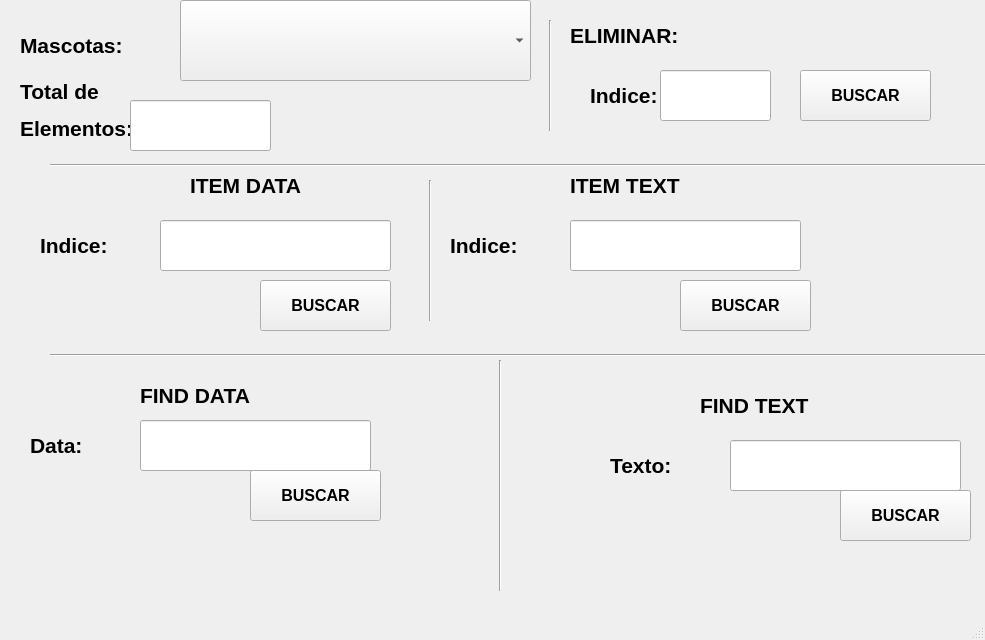
<?xml version="1.0" encoding="UTF-8"?>
<ui version="4.0">
 <class>MainWindow</class>
 <widget class="QMainWindow" name="MainWindow">
  <property name="geometry">
   <rect>
    <x>0</x>
    <y>0</y>
    <width>985</width>
    <height>640</height>
   </rect>
  </property>
  <property name="windowTitle">
   <string>MainWindow</string>
  </property>
  <widget class="QWidget" name="centralwidget">
   <widget class="QComboBox" name="comboBox">
    <property name="geometry">
     <rect>
      <x>180</x>
      <y>0</y>
      <width>351</width>
      <height>81</height>
     </rect>
    </property>
    <property name="font">
     <font>
      <pointsize>18</pointsize>
      <weight>75</weight>
      <bold>true</bold>
     </font>
    </property>
   </widget>
   <widget class="QLabel" name="label">
    <property name="geometry">
     <rect>
      <x>20</x>
      <y>20</y>
      <width>141</width>
      <height>51</height>
     </rect>
    </property>
    <property name="font">
     <font>
      <pointsize>16</pointsize>
      <weight>75</weight>
      <bold>true</bold>
     </font>
    </property>
    <property name="text">
     <string>Mascotas:</string>
    </property>
   </widget>
   <widget class="QLabel" name="label_2">
    <property name="geometry">
     <rect>
      <x>40</x>
      <y>220</y>
      <width>101</width>
      <height>51</height>
     </rect>
    </property>
    <property name="font">
     <font>
      <pointsize>16</pointsize>
      <weight>75</weight>
      <bold>true</bold>
     </font>
    </property>
    <property name="text">
     <string>Indice:</string>
    </property>
   </widget>
   <widget class="QLabel" name="label_4">
    <property name="geometry">
     <rect>
      <x>20</x>
      <y>70</y>
      <width>161</width>
      <height>81</height>
     </rect>
    </property>
    <property name="font">
     <font>
      <pointsize>16</pointsize>
      <weight>75</weight>
      <bold>true</bold>
     </font>
    </property>
    <property name="text">
     <string>&lt;html&gt;&lt;head/&gt;&lt;body&gt;&lt;p&gt;Total de &lt;/p&gt;&lt;p&gt;Elementos:&lt;/p&gt;&lt;/body&gt;&lt;/html&gt;</string>
    </property>
   </widget>
   <widget class="QLineEdit" name="txt_indiceItemData">
    <property name="geometry">
     <rect>
      <x>160</x>
      <y>220</y>
      <width>231</width>
      <height>51</height>
     </rect>
    </property>
   </widget>
   <widget class="QLineEdit" name="txt_totalElementos">
    <property name="geometry">
     <rect>
      <x>130</x>
      <y>100</y>
      <width>141</width>
      <height>51</height>
     </rect>
    </property>
    <property name="font">
     <font>
      <pointsize>16</pointsize>
      <weight>75</weight>
      <bold>true</bold>
     </font>
    </property>
    <property name="alignment">
     <set>Qt::AlignCenter</set>
    </property>
   </widget>
   <widget class="Line" name="line">
    <property name="geometry">
     <rect>
      <x>50</x>
      <y>330</y>
      <width>971</width>
      <height>51</height>
     </rect>
    </property>
    <property name="orientation">
     <enum>Qt::Horizontal</enum>
    </property>
   </widget>
   <widget class="QLabel" name="label_3">
    <property name="geometry">
     <rect>
      <x>140</x>
      <y>370</y>
      <width>191</width>
      <height>51</height>
     </rect>
    </property>
    <property name="font">
     <font>
      <pointsize>16</pointsize>
      <weight>75</weight>
      <bold>true</bold>
     </font>
    </property>
    <property name="text">
     <string>FIND DATA</string>
    </property>
   </widget>
   <widget class="QLabel" name="label_5">
    <property name="geometry">
     <rect>
      <x>700</x>
      <y>380</y>
      <width>191</width>
      <height>51</height>
     </rect>
    </property>
    <property name="font">
     <font>
      <pointsize>16</pointsize>
      <weight>75</weight>
      <bold>true</bold>
     </font>
    </property>
    <property name="text">
     <string>FIND TEXT</string>
    </property>
   </widget>
   <widget class="QLabel" name="label_6">
    <property name="geometry">
     <rect>
      <x>190</x>
      <y>160</y>
      <width>191</width>
      <height>51</height>
     </rect>
    </property>
    <property name="font">
     <font>
      <pointsize>16</pointsize>
      <weight>75</weight>
      <bold>true</bold>
     </font>
    </property>
    <property name="text">
     <string>ITEM DATA</string>
    </property>
   </widget>
   <widget class="QLabel" name="label_7">
    <property name="geometry">
     <rect>
      <x>570</x>
      <y>160</y>
      <width>191</width>
      <height>51</height>
     </rect>
    </property>
    <property name="font">
     <font>
      <pointsize>16</pointsize>
      <weight>75</weight>
      <bold>true</bold>
     </font>
    </property>
    <property name="text">
     <string>ITEM TEXT</string>
    </property>
   </widget>
   <widget class="QLabel" name="label_8">
    <property name="geometry">
     <rect>
      <x>450</x>
      <y>220</y>
      <width>101</width>
      <height>51</height>
     </rect>
    </property>
    <property name="font">
     <font>
      <pointsize>16</pointsize>
      <weight>75</weight>
      <bold>true</bold>
     </font>
    </property>
    <property name="text">
     <string>Indice:</string>
    </property>
   </widget>
   <widget class="QLineEdit" name="txt_indiceItemText">
    <property name="geometry">
     <rect>
      <x>570</x>
      <y>220</y>
      <width>231</width>
      <height>51</height>
     </rect>
    </property>
   </widget>
   <widget class="QLabel" name="label_9">
    <property name="geometry">
     <rect>
      <x>30</x>
      <y>420</y>
      <width>101</width>
      <height>51</height>
     </rect>
    </property>
    <property name="font">
     <font>
      <pointsize>16</pointsize>
      <weight>75</weight>
      <bold>true</bold>
     </font>
    </property>
    <property name="text">
     <string>Data:</string>
    </property>
   </widget>
   <widget class="QLineEdit" name="txt_dataFind">
    <property name="geometry">
     <rect>
      <x>140</x>
      <y>420</y>
      <width>231</width>
      <height>51</height>
     </rect>
    </property>
   </widget>
   <widget class="QLineEdit" name="txt_TextFind">
    <property name="geometry">
     <rect>
      <x>730</x>
      <y>440</y>
      <width>231</width>
      <height>51</height>
     </rect>
    </property>
   </widget>
   <widget class="QLabel" name="label_10">
    <property name="geometry">
     <rect>
      <x>610</x>
      <y>440</y>
      <width>101</width>
      <height>51</height>
     </rect>
    </property>
    <property name="font">
     <font>
      <pointsize>16</pointsize>
      <weight>75</weight>
      <bold>true</bold>
     </font>
    </property>
    <property name="text">
     <string>Texto:</string>
    </property>
   </widget>
   <widget class="QPushButton" name="btn_itemData">
    <property name="geometry">
     <rect>
      <x>260</x>
      <y>280</y>
      <width>131</width>
      <height>51</height>
     </rect>
    </property>
    <property name="font">
     <font>
      <pointsize>12</pointsize>
      <weight>75</weight>
      <bold>true</bold>
     </font>
    </property>
    <property name="text">
     <string>BUSCAR</string>
    </property>
   </widget>
   <widget class="QPushButton" name="btn_findData">
    <property name="geometry">
     <rect>
      <x>250</x>
      <y>470</y>
      <width>131</width>
      <height>51</height>
     </rect>
    </property>
    <property name="font">
     <font>
      <pointsize>12</pointsize>
      <weight>75</weight>
      <bold>true</bold>
     </font>
    </property>
    <property name="text">
     <string>BUSCAR</string>
    </property>
   </widget>
   <widget class="QPushButton" name="btn_itemText">
    <property name="geometry">
     <rect>
      <x>680</x>
      <y>280</y>
      <width>131</width>
      <height>51</height>
     </rect>
    </property>
    <property name="font">
     <font>
      <pointsize>12</pointsize>
      <weight>75</weight>
      <bold>true</bold>
     </font>
    </property>
    <property name="text">
     <string>BUSCAR</string>
    </property>
   </widget>
   <widget class="QPushButton" name="btn_findText">
    <property name="geometry">
     <rect>
      <x>840</x>
      <y>490</y>
      <width>131</width>
      <height>51</height>
     </rect>
    </property>
    <property name="font">
     <font>
      <pointsize>12</pointsize>
      <weight>75</weight>
      <bold>true</bold>
     </font>
    </property>
    <property name="text">
     <string>BUSCAR</string>
    </property>
   </widget>
   <widget class="Line" name="line_2">
    <property name="geometry">
     <rect>
      <x>50</x>
      <y>140</y>
      <width>971</width>
      <height>51</height>
     </rect>
    </property>
    <property name="orientation">
     <enum>Qt::Horizontal</enum>
    </property>
   </widget>
   <widget class="Line" name="line_3">
    <property name="geometry">
     <rect>
      <x>420</x>
      <y>180</y>
      <width>21</width>
      <height>141</height>
     </rect>
    </property>
    <property name="orientation">
     <enum>Qt::Vertical</enum>
    </property>
   </widget>
   <widget class="Line" name="line_4">
    <property name="geometry">
     <rect>
      <x>490</x>
      <y>360</y>
      <width>21</width>
      <height>231</height>
     </rect>
    </property>
    <property name="orientation">
     <enum>Qt::Vertical</enum>
    </property>
   </widget>
   <widget class="Line" name="line_5">
    <property name="geometry">
     <rect>
      <x>540</x>
      <y>20</y>
      <width>21</width>
      <height>111</height>
     </rect>
    </property>
    <property name="orientation">
     <enum>Qt::Vertical</enum>
    </property>
   </widget>
   <widget class="QPushButton" name="btn_eliminar">
    <property name="geometry">
     <rect>
      <x>800</x>
      <y>70</y>
      <width>131</width>
      <height>51</height>
     </rect>
    </property>
    <property name="font">
     <font>
      <pointsize>12</pointsize>
      <weight>75</weight>
      <bold>true</bold>
     </font>
    </property>
    <property name="text">
     <string>BUSCAR</string>
    </property>
   </widget>
   <widget class="QLabel" name="label_11">
    <property name="geometry">
     <rect>
      <x>590</x>
      <y>70</y>
      <width>101</width>
      <height>51</height>
     </rect>
    </property>
    <property name="font">
     <font>
      <pointsize>16</pointsize>
      <weight>75</weight>
      <bold>true</bold>
     </font>
    </property>
    <property name="text">
     <string>Indice:</string>
    </property>
   </widget>
   <widget class="QLineEdit" name="txt_indiceEliminar">
    <property name="geometry">
     <rect>
      <x>660</x>
      <y>70</y>
      <width>111</width>
      <height>51</height>
     </rect>
    </property>
   </widget>
   <widget class="QLabel" name="label_12">
    <property name="geometry">
     <rect>
      <x>570</x>
      <y>10</y>
      <width>191</width>
      <height>51</height>
     </rect>
    </property>
    <property name="font">
     <font>
      <pointsize>16</pointsize>
      <weight>75</weight>
      <bold>true</bold>
     </font>
    </property>
    <property name="text">
     <string>ELIMINAR:</string>
    </property>
   </widget>
  </widget>
  <widget class="QMenuBar" name="menubar">
   <property name="geometry">
    <rect>
     <x>0</x>
     <y>0</y>
     <width>985</width>
     <height>24</height>
    </rect>
   </property>
  </widget>
  <widget class="QStatusBar" name="statusbar"/>
 </widget>
 <resources/>
 <connections/>
</ui>
